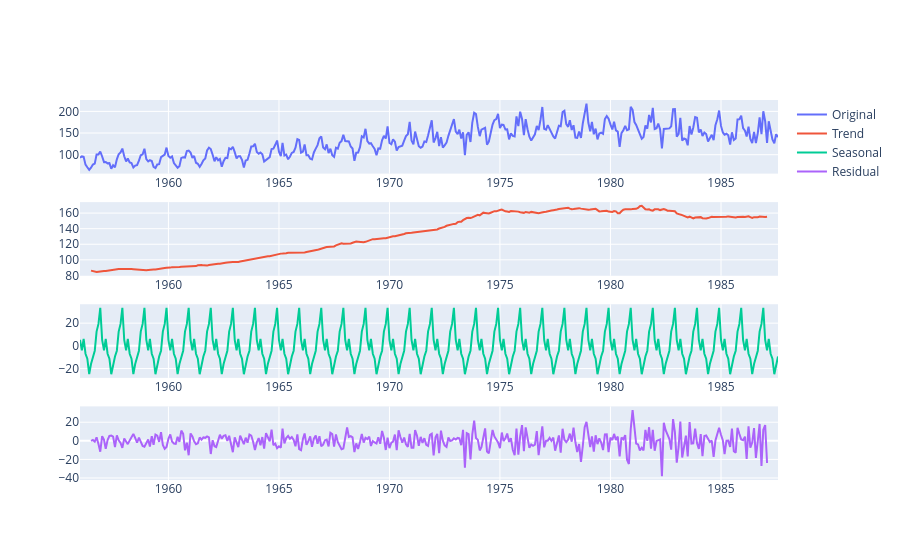

Notebook code cell kept with this figure:
### Code cell
# Seasonal Decompose
decompose = seasonal_decompose(train['Monthly soda production'], model='additive', period=12)
fig = make_subplots(rows=4, cols=1)
fig.add_trace(go.Scatter(x=train.index, y=train['Monthly soda production'], name='Original'), row=1, col=1)
fig.add_trace(go.Scatter(x=train.index, y=decompose.trend, name='Trend'), row=2, col=1)
fig.add_trace(go.Scatter(x=train.index, y=decompose.seasonal, name='Seasonal'), row=3, col=1)
fig.add_trace(go.Scatter(x=train.index, y=decompose.resid, name='Residual'), row=4, col=1)
fig.show()

### Figure 1 — Plotly figure (JSON) as saved in the notebook; plotly's stock layout.template omitted (floating-point values rounded to 4 significant figures; data arrays with more than 128 entries replaced by an {"elided": "..."} marker saying what was removed)
{"data": [{"name": "Original", "type": "scatter", "x": {"elided": "380 str values"}, "xaxis": "x", "y": {"elided": "380 float values"}, "yaxis": "y"}, {"name": "Trend", "type": "scatter", "x": {"elided": "380 str values"}, "xaxis": "x2", "y": {"elided": "380 float values"}, "yaxis": "y2"}, {"name": "Seasonal", "type": "scatter", "x": {"elided": "380 str values"}, "xaxis": "x3", "y": {"elided": "380 float values"}, "yaxis": "y3"}, {"name": "Residual", "type": "scatter", "x": {"elided": "380 str values"}, "xaxis": "x4", "y": {"elided": "380 float values"}, "yaxis": "y4"}], "layout": {"xaxis": {"anchor": "y", "domain": [0, 1]}, "xaxis2": {"anchor": "y2", "domain": [0, 1]}, "xaxis3": {"anchor": "y3", "domain": [0, 1]}, "xaxis4": {"anchor": "y4", "domain": [0, 1]}, "yaxis": {"anchor": "x", "domain": [0.8063, 1]}, "yaxis2": {"anchor": "x2", "domain": [0.5375, 0.7312]}, "yaxis3": {"anchor": "x3", "domain": [0.2687, 0.4625]}, "yaxis4": {"anchor": "x4", "domain": [0, 0.1938]}}}
